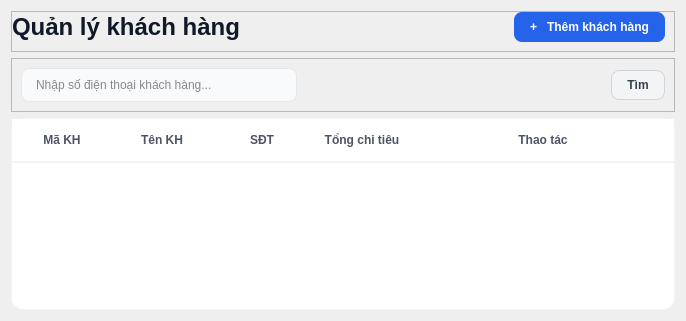
         <widget class="QWidget" name="pageKhachHang">
          <property name="styleSheet">
           <string notr="true">/* Tiêu đề trang */
QLabel#lblTitleQuanLyKH {
    font-size: 24px;
    font-weight: bold;
    color: #111827;
}

/* Nút Thêm nhà cung cấp màu xanh dương */
QPushButton#btnThemKH {
    background-color: #2563eb;
    color: white;
    font-weight: bold;
    border-radius: 8px;
    padding: 8px 16px;
}

QPushButton#btnThemKH:hover {
    background-color: #1d4ed8;
}

/* Kiểu dáng bảng sạch sẽ như Figma */
QTableWidget#tblDanhSachKH {
    background-color: white;
    border: 1px solid #f3f4f6;
    border-radius: 12px;
}

QHeaderView::section {
    background-color: white;
    padding: 12px;
    border: none;
    border-bottom: 2px solid #f3f4f6;
    font-weight: bold;
    color: #4b5563;
    text-align: left;
}

/* 3. KHỐI TÌM KIẾM (frTimKiem) - Thiết kế dạng Card mỏng [cite: 331, 287, 456] */
QFrame#frTimKiem {
    background-color: #ffffff;
    border: 1px solid #e5e7eb;
    border-radius: 12px;
    padding: 5px;
}

/* Ô nhập liệu tìm kiếm [cite: 396-402] */
QLineEdit#txtTimKiemKH {
    background-color: #f9fafb;
    border: 1px solid #e5e7eb;
    border-radius: 8px;
    padding: 8px 12px;
    color: #111827;
    min-width: 250px;
}

QLineEdit#txtTimKiemKH:focus {
    border: 2px solid #2563eb;
    background-color: #ffffff;
}

/* Nút Tìm kiếm [cite: 162, 336] */
QPushButton#btnTimKiemKH {
    background-color: #f3f4f6;
    color: #374151;
    border: 1px solid #d1d5db;
    border-radius: 8px;
    padding: 7px 15px;
    font-weight: 600;
}

QPushButton#btnTimKiemKH:hover {
    background-color: #e5e7eb;
}</string>
          </property>
          <layout class="QVBoxLayout" name="verticalLayout_18">
           <item>
            <widget class="QFrame" name="frQuanLyKhachHang">
             <property name="frameShape">
              <enum>QFrame::StyledPanel</enum>
             </property>
             <property name="frameShadow">
              <enum>QFrame::Raised</enum>
             </property>
             <layout class="QHBoxLayout" name="horizontalLayout_10">
              <property name="leftMargin">
               <number>0</number>
              </property>
              <property name="topMargin">
               <number>0</number>
              </property>
              <item>
               <widget class="QLabel" name="lblTitleQuanLyKH">
                <property name="text">
                 <string>Quản lý khách hàng</string>
                </property>
               </widget>
              </item>
              <item>
               <spacer name="horizontalSpacer_8">
                <property name="orientation">
                 <enum>Qt::Horizontal</enum>
                </property>
                <property name="sizeHint" stdset="0">
                 <size>
                  <width>115</width>
                  <height>20</height>
                 </size>
                </property>
               </spacer>
              </item>
              <item>
               <widget class="QPushButton" name="btnThemKH">
                <property name="text">
                 <string>+   Thêm khách hàng</string>
                </property>
               </widget>
              </item>
             </layout>
            </widget>
           </item>
           <item>
            <widget class="QFrame" name="frTimKiem_2">
             <property name="frameShape">
              <enum>QFrame::StyledPanel</enum>
             </property>
             <property name="frameShadow">
              <enum>QFrame::Raised</enum>
             </property>
             <layout class="QHBoxLayout" name="horizontalLayout_11">
              <item>
               <widget class="QLineEdit" name="txtTimKiemKH">
                <property name="placeholderText">
                 <string>Nhập số điện thoại khách hàng...</string>
                </property>
               </widget>
              </item>
              <item>
               <spacer name="horizontalSpacer_4">
                <property name="orientation">
                 <enum>Qt::Horizontal</enum>
                </property>
                <property name="sizeHint" stdset="0">
                 <size>
                  <width>308</width>
                  <height>20</height>
                 </size>
                </property>
               </spacer>
              </item>
              <item>
               <widget class="QPushButton" name="btnTimKiemKH">
                <property name="text">
                 <string>Tìm</string>
                </property>
               </widget>
              </item>
             </layout>
            </widget>
           </item>
           <item>
            <widget class="QTableWidget" name="tblDanhSachKH">
             <property name="alternatingRowColors">
              <bool>true</bool>
             </property>
             <property name="selectionBehavior">
              <enum>QAbstractItemView::SelectRows</enum>
             </property>
             <property name="showGrid">
              <bool>false</bool>
             </property>
             <attribute name="horizontalHeaderStretchLastSection">
              <bool>true</bool>
             </attribute>
             <column>
              <property name="text">
               <string>Mã KH</string>
              </property>
             </column>
             <column>
              <property name="text">
               <string>Tên KH</string>
              </property>
             </column>
             <column>
              <property name="text">
               <string>SĐT</string>
              </property>
             </column>
             <column>
              <property name="text">
               <string>Tổng chi tiêu</string>
              </property>
             </column>
             <column>
              <property name="text">
               <string>Thao tác</string>
              </property>
             </column>
            </widget>
           </item>
          </layout>
         </widget>
